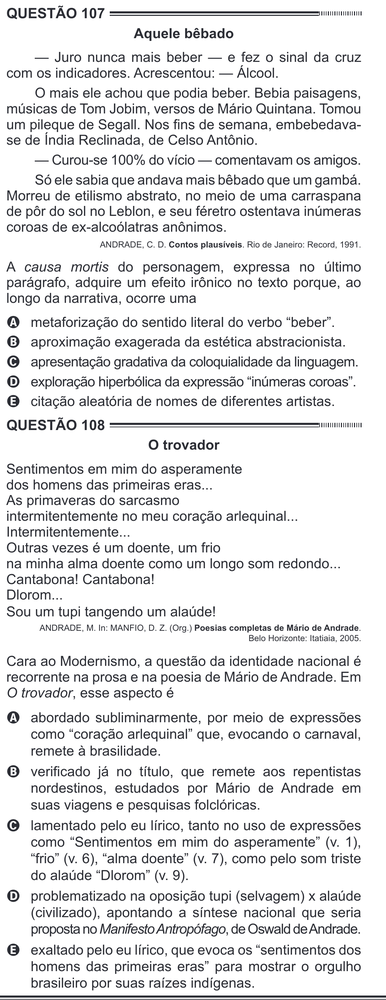
#> input picture 3Passo-Dividir_ao_Meio/divididas-com-bordas-do-meio/pagina_enem_10_direita.png, 386 x 1000 px, shrunk from 1122 x 2909 before the run, found by its file name; its folder holds 4 pictures in this run
$ python remover_bordas_centrais.py
#> lines starting #> are read from the running program, lines starting #| are printed output that depends on the picture
from PIL import Image
import os

pasta_imagens = "divididas-com-bordas-do-meio"
pasta_saida = "divididas-sem-bordas-do-meio"

os.makedirs(pasta_saida, exist_ok=True)

for nome_arquivo in os.listdir(pasta_imagens):
    if nome_arquivo.lower().endswith(".png"):
        caminho_entrada = os.path.join(pasta_imagens, nome_arquivo)
        imagem = Image.open(caminho_entrada)
#> imagem is the input picture: PIL image 386x1000 RGB; mean R, G, B 229.3, 229.5, 230.4

        largura, altura = imagem.size
#> largura = 386; altura = 1000

        # Aplica o corte original das bordas totais
        caixa_corte = (0, 0, largura, altura)
#> caixa_corte = (0, 0, 386, 1000)

        # Aplica cortes adicionais baseados no nome do arquivo
        if nome_arquivo.endswith("_esquerda.png"):
            # Remover pixels da borda direita das imagens de coluna da esquerda
            caixa_corte = (caixa_corte[0], caixa_corte[1], caixa_corte[2] - 5, caixa_corte[3]) # ATUALIZE AQUI O VALOR DE CORTE PARA A COLUNA DA ESQUERDA (esquerda, superior, direita, inferior)

        elif nome_arquivo.endswith("_direita.png"):
            # Remover pixels da borda esquerda das imagens de coluna da direita
            caixa_corte = (caixa_corte[0] + 5, caixa_corte[1], caixa_corte[2], caixa_corte[3]) # ATUALIZE AQUI O VALOR DE CORTE PARA A COLUNA DA DIREITA (esquerda, superior, direita, inferior)
#> caixa_corte = (5, 0, 386, 1000)

        imagem_cortada = imagem.crop(caixa_corte)
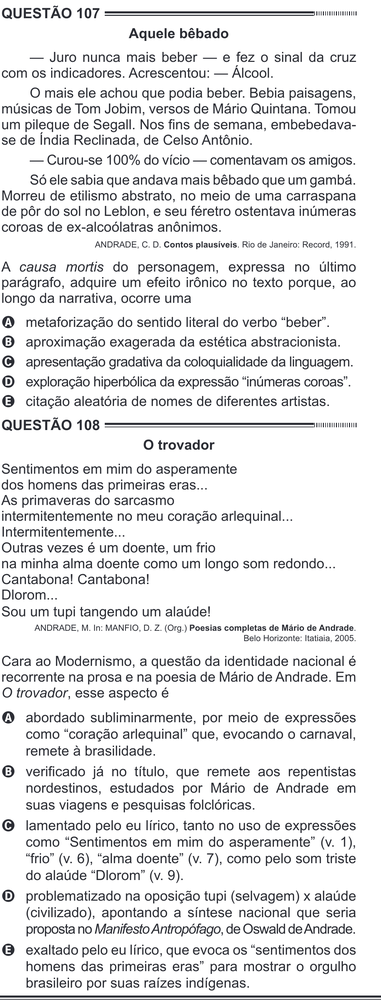
#> imagem_cortada: PIL image 381x1000 RGB; mean R, G, B 228.9, 229.2, 230

        caminho_saida = os.path.join(pasta_saida, nome_arquivo)
        imagem_cortada.save(caminho_saida)
#> pass 2 of the loop `for nome_arquivo in os.listdir(pasta_imagens):`:
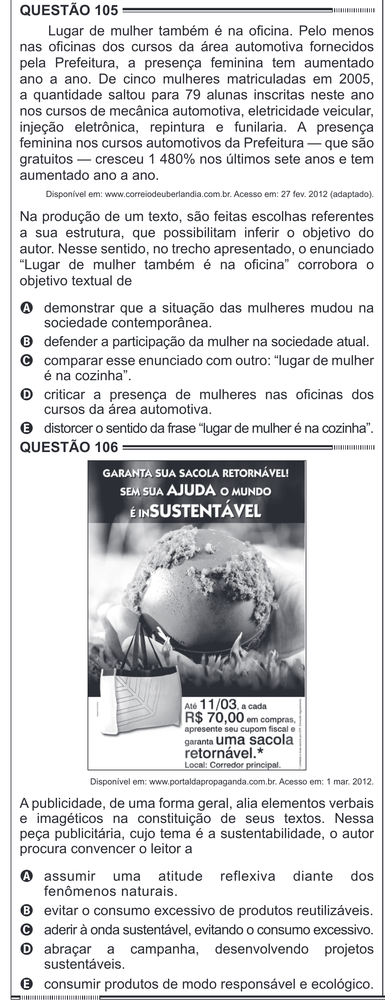
#> input picture 3Passo-Dividir_ao_Meio/divididas-com-bordas-do-meio/pagina_enem_10_esquerda.png, 385 x 1000 px, shrunk from 1121 x 2909 before the run, found by its file name
#> imagem is the input picture: PIL image 385x1000 RGB; mean R, G, B 217.3, 217.7, 218.9
#> `imagem_cortada = imagem.crop(caixa_corte)`:
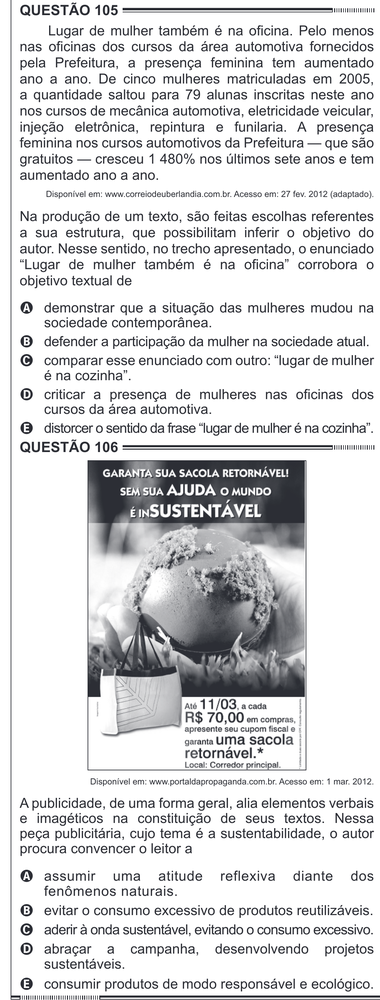
#> imagem_cortada: PIL image 380x1000 RGB; mean R, G, B 217.4, 217.8, 219
#> pass 3 of the loop `for nome_arquivo in os.listdir(pasta_imagens):`:
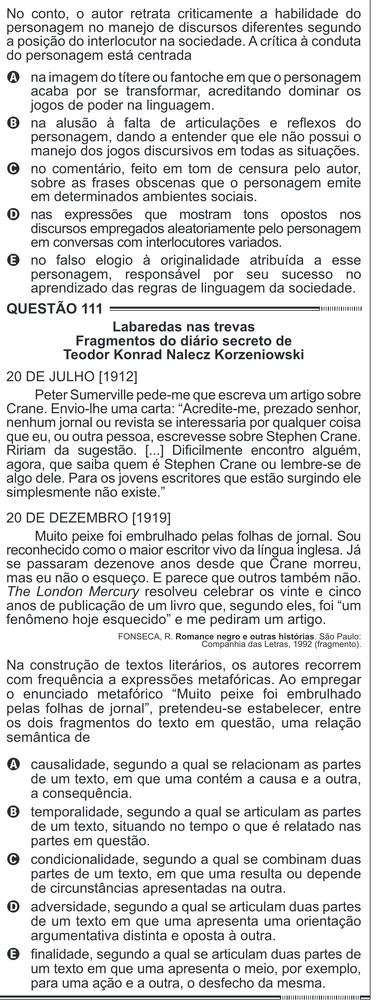
#> input picture 3Passo-Dividir_ao_Meio/divididas-com-bordas-do-meio/pagina_enem_11_direita.png, 386 x 1000 px, shrunk from 1122 x 2909 before the run, found by its file name
#> imagem is the input picture: PIL image 386x1000 RGB; mean R, G, B 222.8, 223.1, 224.1
#> `imagem_cortada = imagem.crop(caixa_corte)`:
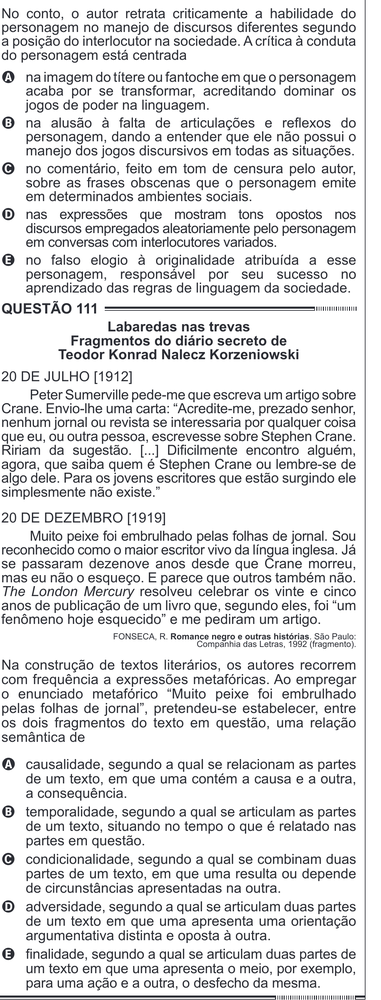
#> imagem_cortada: PIL image 381x1000 RGB; mean R, G, B 222.3, 222.6, 223.7
#> the loop made 4 passes; the first 3 are shown

print("Recorte das bordas concluído.")
